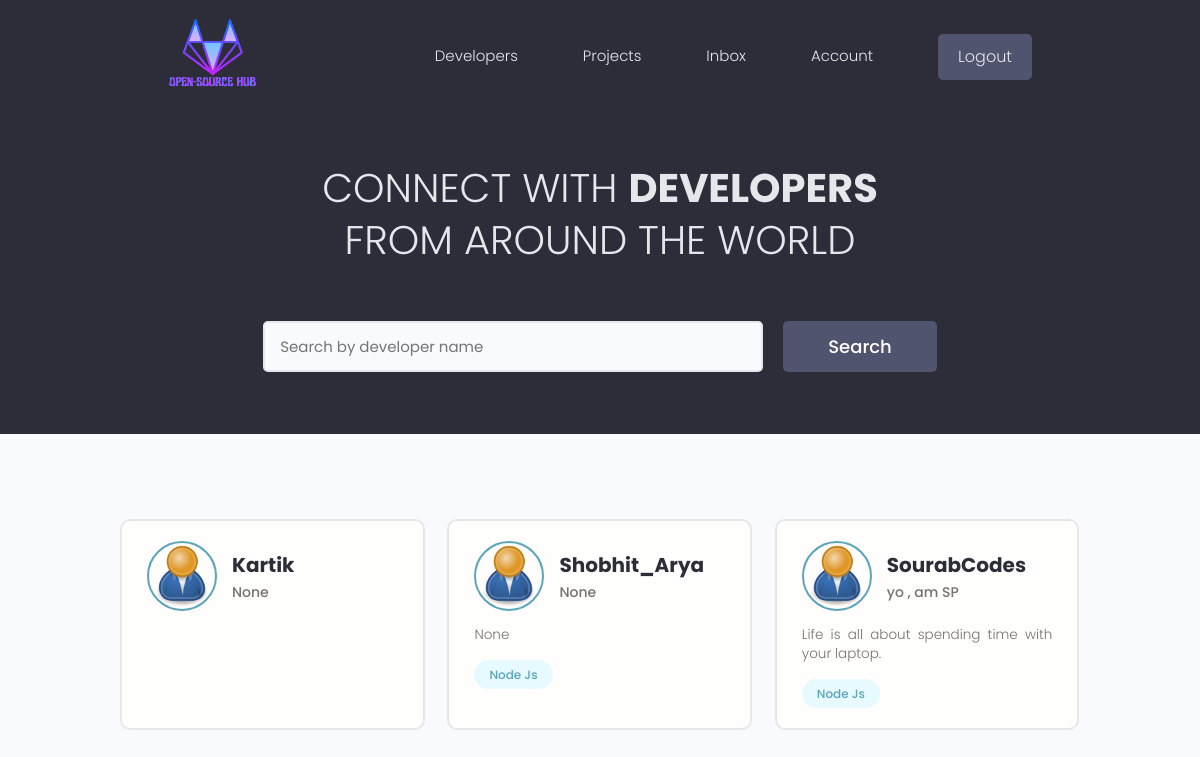
/users/ (signed in), run on the app's committed database.
### users/models.py (models this page shows, shortened)
class Profile(models.Model):
    user=models.OneToOneField(User, on_delete=models.CASCADE, null=True,blank=True)
    name=models.CharField(max_length=200,blank=True,null=True)
    email=models.EmailField(max_length=500, blank=True, null=True)
    username=models.CharField(max_length=200,blank=True,null=True)
    location=models.CharField(max_length=200,blank=True,null=True)
    short_intro=models.CharField(max_length=200,blank=True,null=True)
    bio=models.TextField(blank=True,null=True)
    profile_image=models.ImageField(null=True,blank=True, upload_to='profiles/',default="profiles/user-default.png")
    github=models.CharField(max_length=200,blank=True,null=True)
    linkedin=models.CharField(max_length=200,blank=True,null=True)
    portfolio=models.CharField(max_length=200,blank=True,null=True)
    created=models.DateTimeField(auto_now_add=True)
    id=models.UUIDField(default=uuid.uuid4,primary_key=True,editable=False)

class Skill(models.Model):
    owner=models.ForeignKey(
        Profile,on_delete=models.CASCADE,null=True,blank=True
    )
    name=models.CharField(max_length=200,blank=True,null=True)
    description=models.TextField(null=True, blank=True)
    created=models.DateTimeField(auto_now_add=True)
    id=models.UUIDField(default=uuid.uuid4,unique=True,primary_key=True,editable=False)
    def __str__(self):
        return str(self.name)

### users/views.py (the view)
# urls.py: path('', views.profiles , name="profiles"),
def profiles(request):
    profiles,search_query=searchProfiles(request)
    context={'profiles':profiles,'search_query':search_query}
    return render(request, "users/profiles.html",context)

### users/utils.py (called while the page is built)
def searchProfiles(request):
    search_query=''
    if request.GET.get('search_query'):
        search_query=request.GET.get('search_query')
    skills= Skill.objects.filter(name__icontains=search_query)
    profiles=Profile.objects.distinct().filter(
        Q(name__icontains=search_query)|
        Q(skill__in=skills)
    )
    return profiles, search_query

### users/templates/users/profiles.html (shortened to what this page needs)
{% extends 'basic.html' %}
{% block content %}
<main class="home">
    <section class="hero-section text-center">
        <div class="container container--narrow">
            <div class="hero-section__box">
                <h2>CONNECT WITH <span>DEVELOPERS</span></h2>
                <h2>FROM AROUND THE WORLD</h2>
            </div>
            <div class="hero-section__search">
                <form id="searchForm" class="form" action="{% url 'profiles' %}" method="get">
                    <div class="form__field">
                        <input class="input input--text" id="formInput#search" type="text" name="search_query"
                            value="{{search_query}}" placeholder="Search by developer name" value="{{search_query}}"/>
                    </div>
                    <input class="btn btn--sub btn--lg" type="submit" value="Search" />
                </form>
            </div>
        </div>
    </section>
    <section class="devlist">
        <div class="container">
            <div class="grid grid--three">
                {% for profile in profiles %}
                <div class="column card">
                    <div class="dev">
                        <a href="{% url 'user-profile' profile.id %}" class="card__body">
                            <div class="dev__profile">
                                <img class="avatar avatar--md" src="{{ profile.profile_image.url }}" alt="image" />
                                <div class="dev__meta">
                                    <h3>{{profile.name}}</h3>
                                    <h5>{{profile.short_intro|slice:"60"}}</h5>
                                </div>
                            </div>
                            <p class="dev__info">{{profile.bio|slice:"150"}}</p>
                            <div class="dev__skills">
                                {% for skill in profile.skill_set.all|slice:"5" %}
                                <span class="tag tag--pill tag--main">
                                    <small>{{skill}}</small>
                                </span>
                                {% endfor %}
                            </div>
                        </a>
                    </div>
                </div>
                {% endfor %}
            </div>
        </div>
    </section>
</main>
{% endblock content %}

### static/styles/app.css (style rules this page uses)
:root { --color-sub: #2d2d39; }
.btn--sub { background-color: var(--color-sub-light); }
.card { border: 2px solid var(--color-light); }
img { width: 100%; }
.hero-section { height: 40vh; display: flex; align-items: center; background-color: var(--color-sub); }
.hero-section__box { margin-bottom: 4rem; }
.hero-section__box > h2, .hero-section__box > h2 > span { font-size: 4rem; color: var(--color-light); line-height: 1.3; text-transform: uppercase; }
.hero-section__box > h2 { font-weight: 300; }
.hero-section__box > h2 > span { font-weight: 700; }
.hero-section__search > .form { display: flex; align-items: center; justify-content: center; gap: 2rem; }
.hero-section__search > .form input.input--text { width: 50rem; }
.devlist { margin-top: 8rem; }
.devlist .grid { align-items: stretch; }
.devlist .dev .dev__profile { display: flex; align-items: center; gap: 1.5rem; }
.devlist .dev .dev__meta h3 { color: var(--color-sub); font-size: 2rem; font-weight: 700; }
.devlist .dev .dev__meta h5 { color: var(--color-text); font-size: 1.4rem; font-weight: 500; }
.devlist .dev .dev__info { margin: 1.5rem 0; font-size: 1.35rem; line-height: 1.4; text-align: justify; }

### static/uikit/styles/modules/_variables.css (style rules this page uses)
:root { --color-main: #5aa5b9; --color-main-light: #e6faff; --color-sub: #3f4156; --color-sub-light: #51546e; --color-sub-lighter: #ededfd; --color-text: #737373; --color-gray: #8b8b8b; --color-light: #e5e7eb; --color-light-gray: #767676; --color-bg: #f8fafd; --color-white: #fffefd; --color-white-light: #f3f3f3; --color-success: #359e64; --color-success-bg: #def8e8; --color-error: #fc4b0b; --color-error-bg: #fff2ee; --font-base: 'Poppins', arial, helvetica, 'Segoe UI', roboto, ubuntu, sans-serif; --font-monospace: 'Fira Code', 'Courier New', courier, monospace; --font-regular: 300; --font-medium: 500; --font-bold: 700; --generic-shadow: 1px 1px 5px #00000010; --generic-transition: all 0.3s ease-in-out; }

### static/uikit/styles/modules/_base.css (style rules this page uses)
* { margin: 0; padding: 0; box-sizing: border-box; text-rendering: optimizeLegibility; color: inherit; font-size: inherit; }
html { font-size: 50%; }
@media only screen and (min-width: 480px) { html { font-size: 56.25%; } }
@media only screen and (min-width: 1200px) { html { font-size: 62.5%; } }
body { line-height: 1.6; font-weight: 400; font-size: 1.5rem; color: var(--color-text); background-color: var(--color-bg); min-height: 100vh; }

### static/uikit/styles/modules/_typography.css (style rules this page uses)
* { font-family: var(--font-base); }
h2 { font-size: 3.6rem; font-weight: var(--font-bold); }
h3 { font-size: 3.2rem; font-weight: var(--font-medium); }
h5 { font-size: 2.4rem; font-weight: var(--font-medium); }
h5, h6 { font-weight: var(--font-regular); }
p, span, strong { font-size: 1.6rem; color: var(--color-text); font-weight: var(--font-regular); }
a { padding-bottom: 2px; text-decoration: none; display: inline-block; color: var(--color-main); font-weight: var(--font-medium); }

### static/uikit/styles/modules/_utilities.css (style rules this page uses)
.container { width: 92%; max-width: 165rem; margin: 0 auto; box-sizing: border-box; }
.container--narrow { width: 92%; max-width: 120rem; }
@media screen and (min-width: 1000px) { .container { width: 90%; } }
@media screen and (min-width: 1000px) { .container--narrow { width: 85%; } }
@media screen and (min-width: 1200px) { .container { width: 80%; } }
@media screen and (min-width: 1200px) { .container--narrow { width: 72%; } }
.text-center { text-align: center; }

### static/uikit/styles/modules/_avatar.css (style rules this page uses)
.avatar { border-radius: 50%; border: 2px solid var(--color-main); object-fit: cover; }
.avatar--md { height: 7rem; width: 7rem; }

### static/uikit/styles/modules/_button.css (style rules this page uses)
.btn { display: inline-block; position: relative; cursor: pointer; background-color: var(--color-light); font-weight: var(--font-medium); color: var(--color-sub); text-decoration: none; padding: 1rem 2rem; border-radius: 0.5rem; border: none; width: -webkit-fit-content; width: -moz-fit-content; width: fit-content; height: -webkit-fit-content; height: -moz-fit-content; height: fit-content; font-size: 1.6rem; outline-width: 0; outline-color: transparent; -webkit-backface-visibility: hidden; backface-visibility: hidden; transition: all 0.3s ease-in-out; }
.btn--sub { background-color: var(--color-sub); color: var(--color-white); }
.btn--lg { font-size: 1.8rem; padding: 1.2rem 4.5rem; }

### static/uikit/styles/modules/_card.css (style rules this page uses)
.card { border-radius: 1rem; background-color: var(--color-white); border: 1.5px solid var(--color-light); width: auto; height: auto; margin-top: 0.5rem; margin-bottom: 0.5rem; overflow: hidden; }
.card__body, .card__header { padding: 2rem 2.5rem; }

### data on the page
Profile: profile_image (placeholder picture), name "Kartik", short_intro "None"
Profile: profile_image (placeholder picture), name "Shobhit_Arya", short_intro "None", bio "None"
Skill: name "Node Js"
Profile: profile_image (placeholder picture), name "SourabCodes", short_intro "yo , am SP", bio "Life is all about spending time with your laptop."
Skill: name "Node Js"
